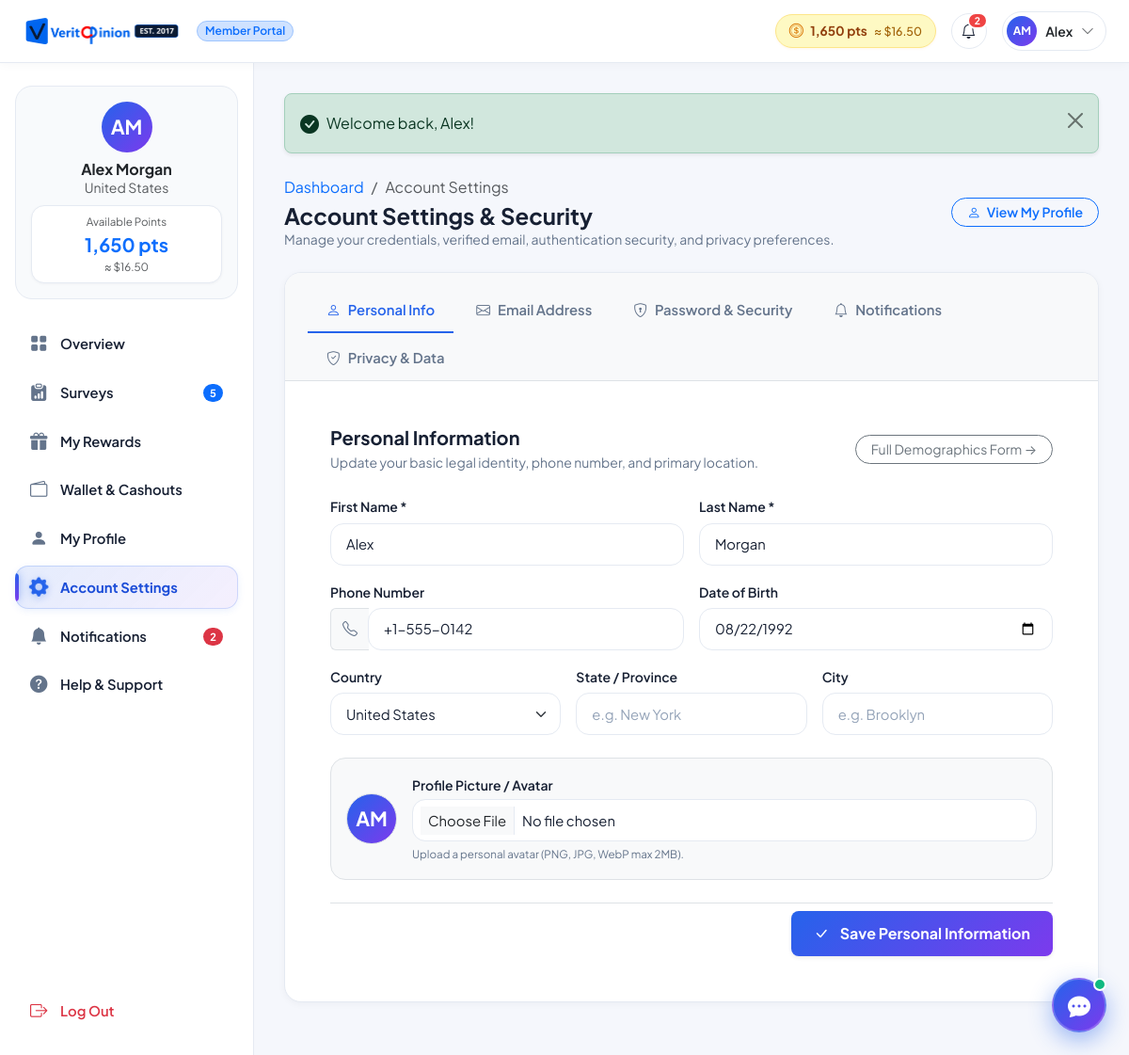
The app's page /member/settings.php (signed in) with its own data.
### tables this page shows
CREATE TABLE `users` (
  `id` INT AUTO_INCREMENT PRIMARY KEY,
  `first_name` VARCHAR(100) NOT NULL,
  `last_name` VARCHAR(100) NOT NULL,
  `email` VARCHAR(191) NOT NULL UNIQUE,
  `pending_email` VARCHAR(191) DEFAULT NULL,
  `email_verification_token` VARCHAR(255) DEFAULT NULL,
  `email_verification_expires_at` DATETIME DEFAULT NULL,
  `password_hash` VARCHAR(255) NOT NULL,
  `country` VARCHAR(100) NOT NULL DEFAULT 'United States',
  `state` VARCHAR(100) DEFAULT NULL,
  `city` VARCHAR(100) DEFAULT NULL,
  `phone` VARCHAR(50) DEFAULT NULL,
  `date_of_birth` DATE DEFAULT NULL,
  `gender` VARCHAR(50) DEFAULT NULL,
  `avatar` VARCHAR(255) DEFAULT NULL,
  `employment_status` VARCHAR(100) DEFAULT NULL,
  `annual_income` VARCHAR(100) DEFAULT NULL,
  `education_level` VARCHAR(100) DEFAULT NULL,
  `role` ENUM('member', 'admin') NOT NULL DEFAULT 'member',
  `status` ENUM('active', 'suspended', 'pending') NOT NULL DEFAULT 'active',
  `balance_points` INT NOT NULL DEFAULT 0,
  `lifetime_earnings_usd` DECIMAL(10,2) NOT NULL DEFAULT 0.00,
  `completed_surveys_count` INT NOT NULL DEFAULT 0,
  `profile_completion_pct` INT NOT NULL DEFAULT 35,
  `notification_preferences` TEXT DEFAULT NULL,
  `reset_token` VARCHAR(255) DEFAULT NULL,
  `reset_expires_at` DATETIME DEFAULT NULL,
  `deleted_at` DATETIME DEFAULT NULL,
  `created_at` TIMESTAMP DEFAULT CURRENT_TIMESTAMP,
  `updated_at` TIMESTAMP DEFAULT CURRENT_TIMESTAMP ON UPDATE CURRENT_TIMESTAMP,
  INDEX `idx_users_email` (`email`),
  INDEX `idx_users_role` (`role`),
  INDEX `idx_users_status` (`status`),
  INDEX `idx_users_deleted` (`deleted_at`)
);

### member/settings.php (the view, shortened to what the rows shown need)
<?php
require_once __DIR__ . '/../includes/functions.php';
require_once __DIR__ . '/../includes/auth_check.php';
$user = require_login();
$activeTab = $_GET['tab'] ?? 'personal';
$countries = [
    'United States', 'United Kingdom', 'Canada', 'Australia', 'Germany',
    'France', 'India', 'Japan', 'Brazil', 'Singapore', 'Netherlands',
    'Spain', 'Italy', 'Mexico', 'South Africa', 'Other'
];
require_once __DIR__ . '/../includes/member_header.php';
?>
<div class="portal-wrapper">
    <?php require_once __DIR__ . '/../includes/member_sidebar.php'; ?>
    <div class="portal-main">
        <div class="card card-vy border-0 shadow-sm rounded-4 bg-white overflow-hidden mb-4">
            <div class="p-4 p-md-5">
                <?php if ($activeTab === 'personal'): ?>
                    <div class="tab-pane-content">
                        <div class="d-flex align-items-center justify-content-between mb-4">
                            <div>
                                <h5 class="fw-bold text-dark mb-1">Personal Information</h5>
                                <p class="text-muted small mb-0">Update your basic legal identity, phone number, and primary location.</p>
                            </div>
                            <div>
                                <a href="<?= BASE_URL ?>/member/profile.php" class="btn btn-sm btn-outline-secondary rounded-pill px-3 py-1">
                                    Full Demographics Form &rarr;
                                </a>
                            </div>
                        </div>
                        <form method="POST" action="<?= BASE_URL ?>/member/settings.php?tab=personal" enctype="multipart/form-data">
                            <div class="row g-3 mb-3">
                                <div class="col-md-6">
                                    <label class="form-label fw-semibold small text-dark" for="set_first_name">First Name *</label>
                                    <input type="text" id="set_first_name" name="first_name" class="form-control rounded-3" value="<?= e($user['first_name']) ?>" required>
                                </div>
                                <div class="col-md-6">
                                    <label class="form-label fw-semibold small text-dark" for="set_last_name">Last Name *</label>
                                    <input type="text" id="set_last_name" name="last_name" class="form-control rounded-3" value="<?= e($user['last_name']) ?>" required>
                                </div>
                            </div>
                            <div class="row g-3 mb-3">
                                <div class="col-md-6">
                                    <label class="form-label fw-semibold small text-dark" for="set_phone">Phone Number</label>
                                    <div class="input-group">
                                        <span class="input-group-text bg-light text-muted border-end-0"><i class="bi bi-telephone"></i></span>
                                        <input type="tel" id="set_phone" name="phone" class="form-control border-start-0 rounded-end-3" placeholder="+1-555-0100" value="<?= e($user['phone'] ?? '') ?>">
                                    </div>
                                </div>
                                <div class="col-md-6">
                                    <label class="form-label fw-semibold small text-dark" for="set_dob">Date of Birth</label>
                                    <input type="date" id="set_dob" name="date_of_birth" class="form-control rounded-3" value="<?= e($user['date_of_birth'] ?? '') ?>">
                                </div>
                            </div>
                            <div class="row g-3 mb-4">
                                <div class="col-md-4">
                                    <label class="form-label fw-semibold small text-dark" for="set_country">Country</label>
                                    <select id="set_country" name="country" class="form-select rounded-3">
                                        <?php foreach ($countries as $c): ?>
                                            <option value="<?= e($c) ?>" <?= ($user['country'] ?? '') === $c ? 'selected' : '' ?>><?= e($c) ?></option>
                                        <?php endforeach; ?>
                                    </select>
                                </div>
                                <div class="col-md-4">
                                    <label class="form-label fw-semibold small text-dark" for="set_state">State / Province</label>
                                    <input type="text" id="set_state" name="state" class="form-control rounded-3" placeholder="e.g. New York" value="<?= e($user['state'] ?? '') ?>">
                                </div>
                                <div class="col-md-4">
                                    <label class="form-label fw-semibold small text-dark" for="set_city">City</label>
                                    <input type="text" id="set_city" name="city" class="form-control rounded-3" placeholder="e.g. Brooklyn" value="<?= e($user['city'] ?? '') ?>">
                                </div>
                            </div>
                            <div class="p-3 bg-light rounded-4 border mb-4">
                                <div class="d-flex align-items-center gap-3">
                                    <?= user_avatar_html($user, 54, 'border shadow-xs') ?>
                                    <div class="flex-grow-1">
                                        <label class="form-label fw-semibold small text-dark mb-1" for="set_avatar_file">Profile Picture / Avatar</label>
                                        <input type="file" id="set_avatar_file" name="avatar_file" class="form-control form-control-sm rounded-3" accept="image/png, image/jpeg, image/webp">
                                        <span class="text-muted small" style="font-size: 0.725rem;">Upload a personal avatar (PNG, JPG, WebP max 2MB).</span>
                                    </div>
                                </div>
                            </div>
                            <div class="d-flex justify-content-end pt-2 border-top">
                                <button type="submit" class="btn btn-brand-primary rounded-3 px-4 py-2.5 fw-bold shadow-sm">
                                    <i class="bi bi-check-lg me-1"></i> Save Personal Information
                                </button>
                            </div>
                        </form>
                    </div>
                <?php endif; ?>
            </div>
        </div>
<?php require_once __DIR__ . '/../includes/member_footer.php'; ?>

### includes/member_header.php (shortened to what the rows shown need)
<?php
require_once __DIR__ . '/functions.php';
require_once __DIR__ . '/auth_check.php';
$user = require_login();
?>
<!DOCTYPE html>
<html lang="en">
<head>
    <link href="https://cdn.jsdelivr.net/npm/bootstrap@5.3.3/dist/css/bootstrap.min.css" rel="stylesheet">
    <link rel="stylesheet" href="https://cdn.jsdelivr.net/npm/bootstrap-icons@1.11.3/font/bootstrap-icons.min.css">
    <link rel="stylesheet" href="<?= BASE_URL ?>/assets/css/style.css">
</head>
<body class="portal-body">
<header class="navbar navbar-expand member-portal-header sticky-top px-3 py-2">
    <div class="container-fluid px-2">
        <div class="d-flex align-items-center gap-3 ms-auto">
            <a href="<?= BASE_URL ?>/member/wallet.php" class="header-wallet-badge text-decoration-none" title="Points Wallet & Cashouts">
                <i class="bi bi-coin"></i>
                <span><?= format_points($user['balance_points']) ?></span>
                <span class="wallet-usd">≈ <?= format_currency($user['balance_points'] / POINTS_PER_USD) ?></span>
            </a>
            <div class="dropdown">
                <button class="header-user-btn" type="button" id="userMenuBtn" data-bs-toggle="dropdown" aria-expanded="false">
                    <?= user_avatar_html($user, 32) ?>
                    <span class="fw-semibold small d-none d-sm-inline text-dark"><?= e($user['first_name']) ?></span>
                    <i class="bi bi-chevron-down small text-muted"></i>
                </button>
            </div>
        </div>
    </div>
</header>

### includes/functions.php (shortened to what the rows shown need)
<?php
function e(?string $string): string {
    return htmlspecialchars($string ?? '', ENT_QUOTES, 'UTF-8');
}
function format_points(int $points): string {
    return number_format($points) . ' pts';
}
function format_currency(float|int $amount): string {
    return '$' . number_format($amount, 2);
}
function user_avatar_html(array $user, int $size = 40, string $extraClass = ''): string {
    $initials = strtoupper(substr($user['first_name'] ?? 'U', 0, 1) . substr($user['last_name'] ?? '', 0, 1));
    $fontSize = max(11, round($size * 0.38));
    return '<div class="rounded-circle bg-gradient-royal text-white fw-bold d-flex align-items-center justify-content-center shadow-xs ' . $extraClass . '" style="width: ' . $size . 'px; height: ' . $size . 'px; font-size: ' . $fontSize . 'px; flex-shrink: 0;">' . e($initials) . '</div>';
}

### includes/member_sidebar.php (shortened to what the rows shown need)
<?php
require_once __DIR__ . '/functions.php';
?>
<aside class="portal-sidebar d-none d-lg-flex">
    <div class="sidebar-user-card p-3 mb-4 text-center">
        <?= user_avatar_html($user, 54, 'mx-auto mb-2') ?>
        <h6 class="fw-bold mb-0 text-dark"><?= e($user['first_name'] . ' ' . $user['last_name']) ?></h6>
        <small class="text-muted mb-2 d-block"><?= e(!empty($user['city']) ? ($user['city'] . ', ' . $user['country']) : $user['country']) ?></small>
        <div class="sidebar-balance-box p-2 mt-1">
            <span class="text-muted d-block small" style="font-size: 0.725rem;">Available Points</span>
            <span class="fw-bold fs-5 text-primary"><?= format_points($user['balance_points']) ?></span>
            <span class="d-block text-muted small" style="font-size: 0.725rem;">≈ <?= format_currency($user['balance_points'] / POINTS_PER_USD) ?></span>
        </div>
    </div>
</aside>

### records on screen
users: balance_points "1,650 pts", format_currency($user['balance_points']/POINTS_PER_USD) "$16.50", initials "AM AM AM", first_name "Alex", first_name+last_name "Alex Morgan", country "United States", last_name "Morgan", phone "+1-555-0142", date_of_birth "08/22/1992"

### other values on screen
$unreadCount "2"
$activeSurveysCount "5"
$sidebarUnreadCount "2"
$msg "Welcome back, Alex!"
form field country "United States"
